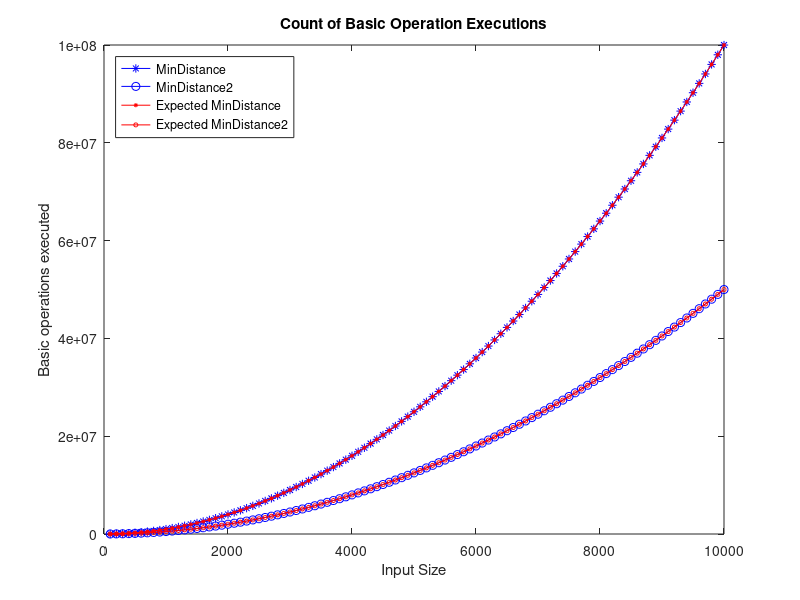
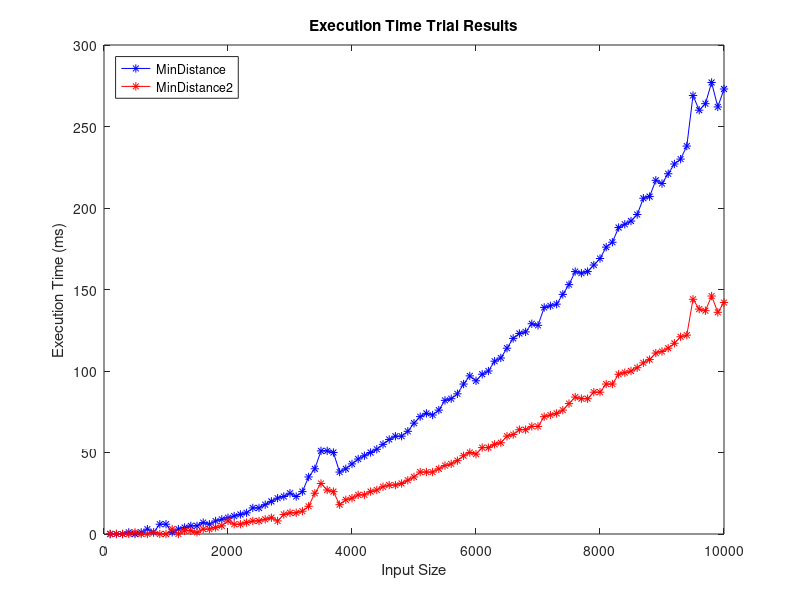

These figures' MATLAB source, in order:
% Plotting command for CAB301 Assignment 2 Semester 1 2017
% Author: Shane Havers n9477756
clear; close all; clc;
%% Read In Data
dataOps = csvread('OutputOps.csv', 1, 0);
dataTime = csvread('OutputTime.csv', 1, 0);

%% Plot Data for Basic Operations Counting
figure()
plot(dataOps(:,1), dataOps(:,2), 'b-*');
hold on
plot(dataOps(:,1), dataOps(:,3), 'b-o');
plot(dataOps(:,1), dataOps(:,1).^2 - dataOps(:,1), 'r-*', 'MarkerSize', 3)
plot(dataOps(:,1), (dataOps(:,1).^2) ./ 2 - (dataOps(:,1)./2), 'r-o', 'MarkerSize', 3);
hold off
title('Count of Basic Operation Executions')
xlabel('Input Size')
ylabel('Basic operations executed')
legend('MinDistance', 'MinDistance2', 'Expected MinDistance',...
    'Expected MinDistance2', 'Location', 'northwest')

%% Plot Data for Execution Times
figure()
plot(dataTime(:,1), dataTime(:,2), 'b-*');
hold on
plot(dataTime(:,1), dataTime(:,3), 'r-*');
hold off
title('Execution Time Trial Results')
xlabel('Input Size')
ylabel('Execution Time (ms)')
legend('MinDistance', 'MinDistance2', 'Location', 'northwest')